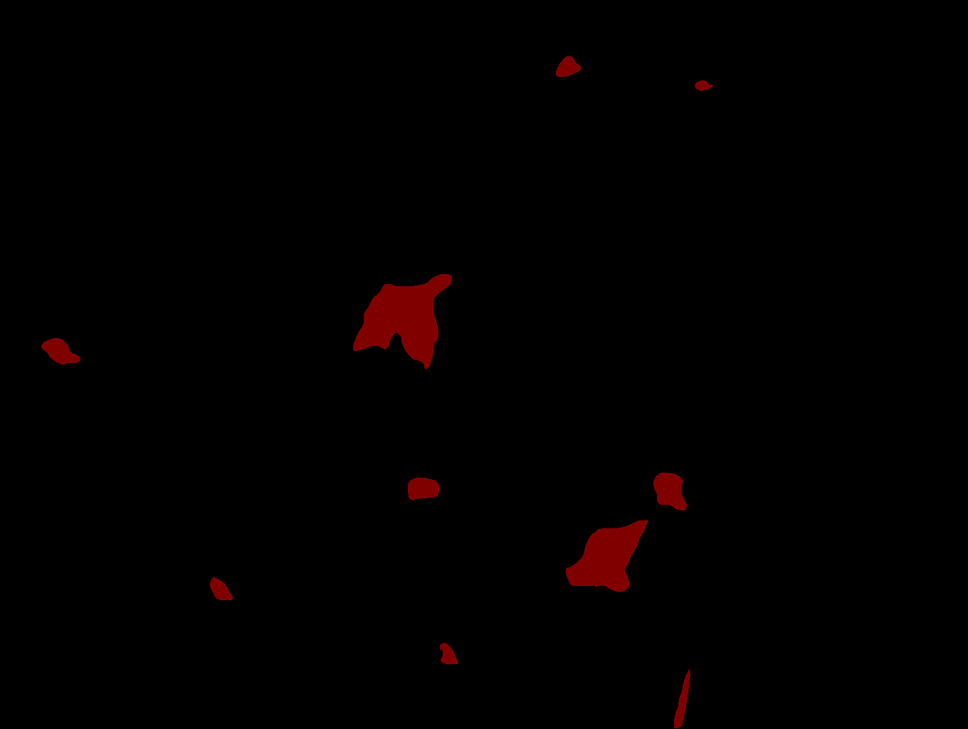
#> input picture datasets/SegmentationClass/BS1-A1m1-.png, 968 x 729 px, shrunk from 1360 x 1024 before the run, found by its file name; its folder holds only this picture in this run
$ python Convert_SegmentationClass.py.py   (older library calls are emulated)
#> lines starting #> are read from the running program, lines starting #| are printed output that depends on the picture; after the words box and inside, x2 and y2 are one past the last pixel; in counts of white or black regions, pixels touching at a corner belong together
#--------------------------------------------------------#
# This file is used to adjust the format of labels.
#--------------------------------------------------------#
import os

import numpy as np
from PIL import Image
from tqdm import tqdm

#-----------------------------------------------------------------------------------#
# Origin_SegmentationClass_path: The path where the original labels are located.
# Out_SegmentationClass_path: The path where the output labels will be located.
# The processed labels are grayscale images. If the specified value is too small, details may not be visible.
#-----------------------------------------------------------------------------------#
Origin_SegmentationClass_path   = "datasets/SegmentationClass"
Out_SegmentationClass_path      = "datasets/SegmentationClass"

#-----------------------------------------------------------------------------------#
# Origin_Point_Value: The pixel values in the original labels.
# Out_Point_Value: The corresponding pixel values in the output labels.
# Origin_Point_Value and Out_Point_Value should have a one-to-one correspondence.

# For example, if:
# Origin_Point_Value = np.array([0, 255])
# Out_Point_Value = np.array([0, 1])

# It means that the pixels with a value of 0 in the original labels will be adjusted to 0, and the pixels with a value of 255 in the original labels will be adjusted to 1.

# You can adjust more than two pixel values, for example:
# Origin_Point_Value = np.array([0, 128, 255])
# Out_Point_Value = np.array([0, 1, 2])

# It can also be an array (when label values are RGB pixels), like:
# Origin_Point_Value = np.array([[0, 0, 0], [1, 1, 1]])
# Out_Point_Value = np.array([0, 1])
#-----------------------------------------------------------------------------------#
Origin_Point_Value              = np.array([0, 1])
Out_Point_Value                 = np.array([1, 0])

if __name__ == "__main__":
    if not os.path.exists(Out_SegmentationClass_path):
        os.makedirs(Out_SegmentationClass_path)

    #---------------------------#
    # Iterate through the labels and assign values.
    #---------------------------#
    png_names = os.listdir(Origin_SegmentationClass_path)
    print("Iterating through all labels.")
    for png_name in tqdm(png_names):
        png     = Image.open(os.path.join(Origin_SegmentationClass_path, png_name))
#> png is the input picture: PIL image 968x729 RGB; mean R, G, B 2.1, 0, 0
        w, h    = png.size
#> w = 968; h = 729

        png     = np.array(png)
        out_png = np.zeros([h, w])
        for i in range(len(Origin_Point_Value)):
            mask = png[:, :] == Origin_Point_Value[i]
            if len(np.shape(mask)) > 2:
                mask = mask.all(-1)
            out_png[mask] = Out_Point_Value[i]
#> this loop made 2 passes
#> pass 1, `mask = png[:, :] == Origin_Point_Value[i]`:
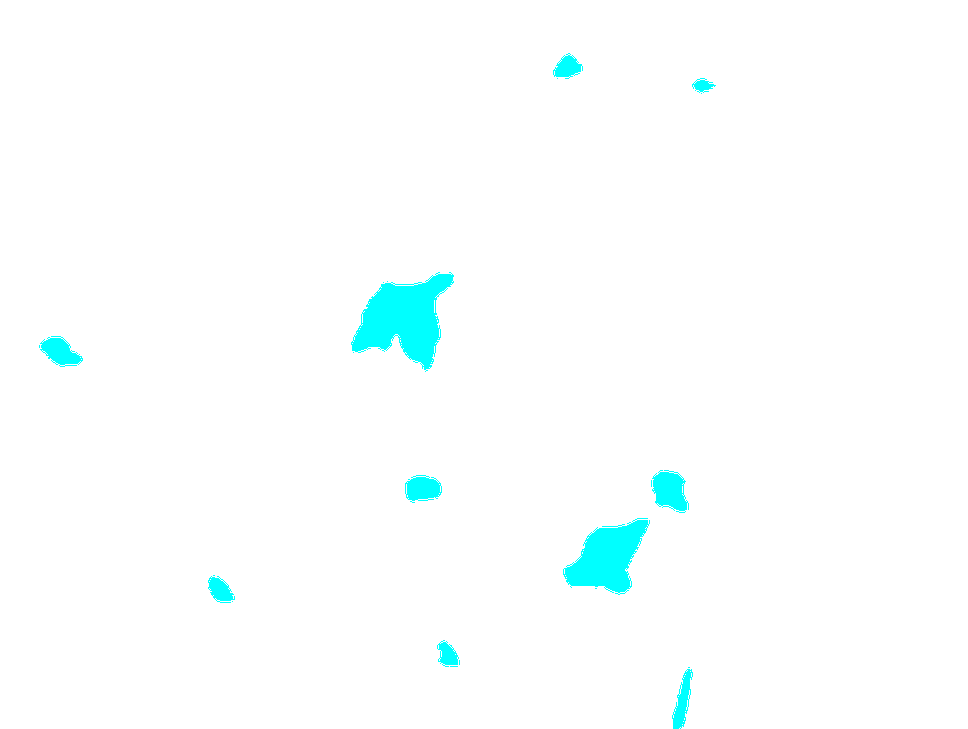
#> mask: shape (729, 968, 3) bool; mean R, G, B 0.981, 1, 1
#> pass 1, `mask = mask.all(-1)`:
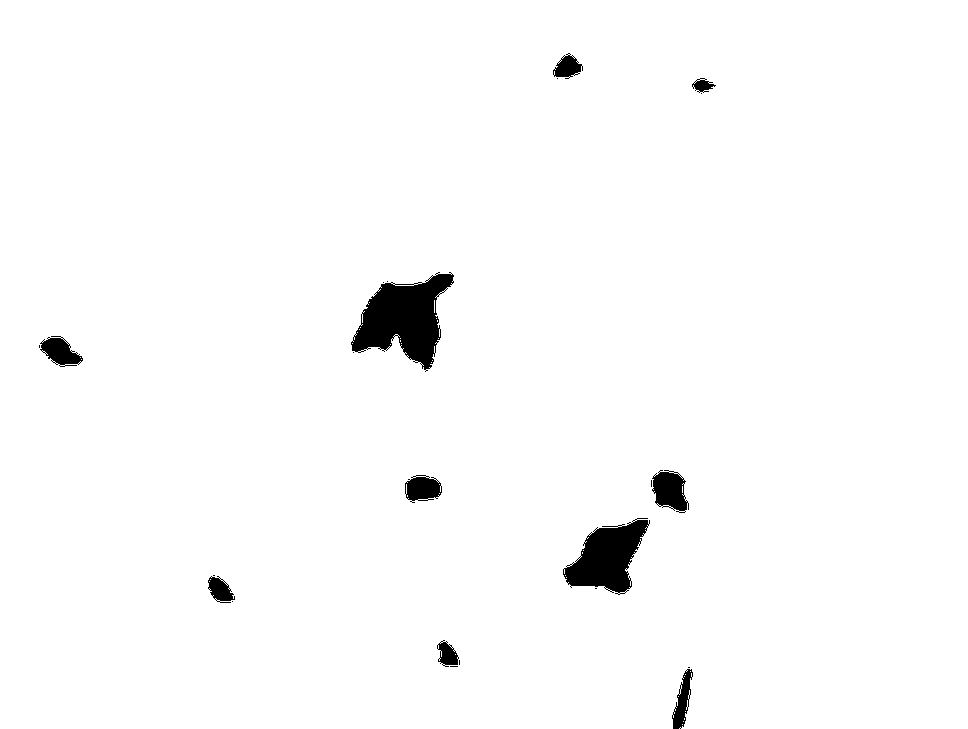
#> mask: shape (729, 968) bool; 98.1% white; 23 black regions (13 under 20 px), largest, box (x1, y1, x2, y2) and area: (351, 272, 454, 372) 5419, (563, 518, 650, 595) 3655, (652, 470, 689, 513) 1072

        out_png = Image.fromarray(np.array(out_png, np.uint8))
        out_png.save(os.path.join(Out_SegmentationClass_path, png_name))

    #-------------------------------------#
    # Count the occurrences of each pixel value in the output labels.
    #-------------------------------------#
    print("Counting the number of pixels for each value in the output image.")
    classes_nums        = np.zeros([256], np.int)
    for png_name in tqdm(png_names):
        png_file_name   = os.path.join(Out_SegmentationClass_path, png_name)
        if not os.path.exists(png_file_name):
            raise ValueError("Label image %s not detected. Please check if the file exists in the specified path and if the file extension is .png."%(png_file_name))

        png             = np.array(Image.open(png_file_name), np.uint8)
        classes_nums    += np.bincount(np.reshape(png, [-1]), minlength=256)
#> classes_nums = 256 values, max 691956 at index 1, min 0 at index 2, mean 2756.5

    print("Print the pixel values and their respective counts.")
    print('-' * 37)
    print("| %15s | %15s |"%("Key", "Value"))
    print('-' * 37)
    for i in range(256):
        if classes_nums[i] > 0:
            print("| %15s | %15s |"%(str(i), str(classes_nums[i])))
            print('-' * 37)
#> this loop made 256 passes
#| |               0 |           13716 |
#| |               1 |          691956 |
